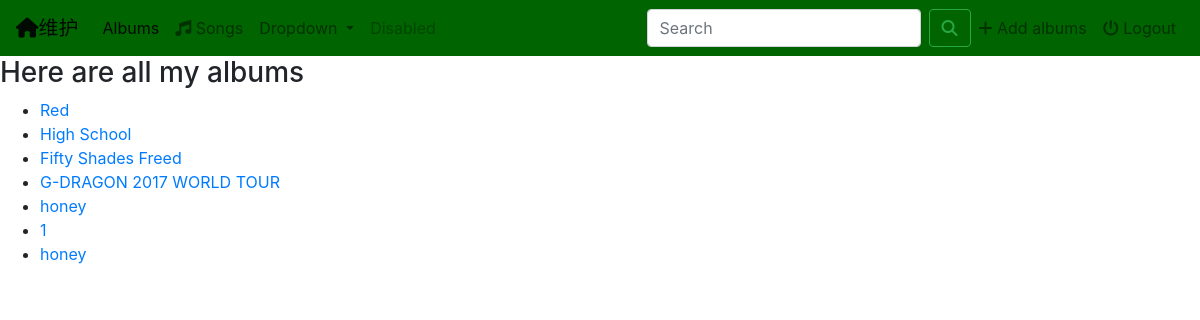
The app's page /music/ with its own data.
### music/models.py (models this page shows, shortened)
class Album(models.Model):
    artist = models.CharField(max_length=250)
    album_title = models.CharField(max_length=500)
    genre = models.CharField(max_length=100)
    album_logo = models.FileField()

### music/views.py (the view)
# urls.py: path('', views.IndexView.as_view(), name='index'),
class IndexView(generic.ListView):
    template_name = 'music/index.html'
    context_object_name = 'all_albums'
    def get_queryset(self):
        return Album.objects.all()

### music/templates/music/index.html
{% extends 'music/base.html' %}
{% block body %}
{% if all_albums %}
    <h3>Here are all my albums</h3>
    <ul>
    {% for album in all_albums %}
        <li><a href="{% url 'music:detail' album.id %}">{{ album.album_title }}</a> </li>
    {% endfor %}
    </ul>
{% else %}
    <h3>You don't have any albums</h3>
{% endif %}
{% endblock %}

### music/static/music/style.css (style rules this page uses)
body { background: white }

### records on screen
Album: album_title "Red"
Album: album_title "High School"
Album: album_title "Fifty Shades Freed"
Album: album_title "G-DRAGON 2017 WORLD TOUR"
Album: album_title "honey"
Album: album_title "1"
Album: album_title "honey"
